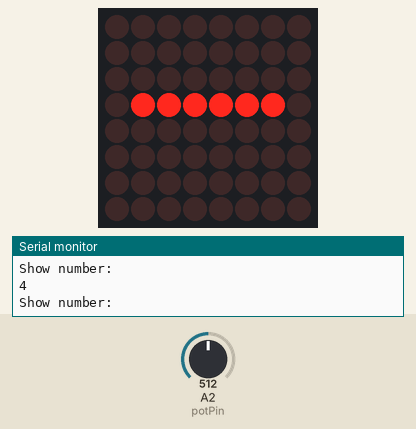
Simulated run of this sketch. Board: Arduino Uno, built with avr-gcc and run on an emulated ATmega328P. Parts: 8×8 LED matrix, the last lines printed to the serial monitor. The inputs (shaded band) are chosen by the test bench; at power-on: A2 (potPin) = 512.

Above: at 1.2 s.
1.3 s: A2 (potPin) set to 716
At 2.0 s:
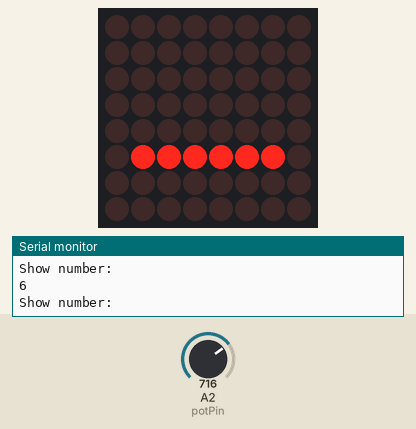
2.8 s: A2 (potPin) set to 900
At 3.7 s:
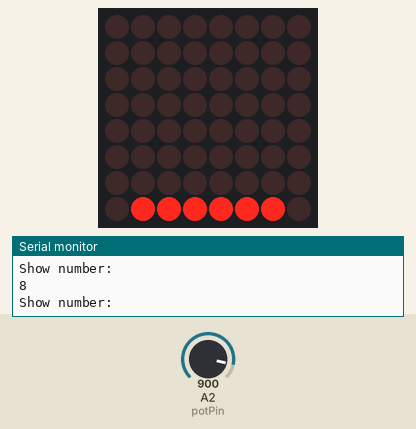
4.3 s: A2 (potPin) set to 1023
At 4.8 s:
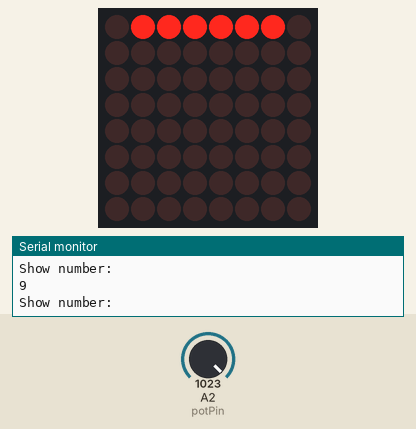
5.8 s: A2 (potPin) set to 306
At 7.0 s:
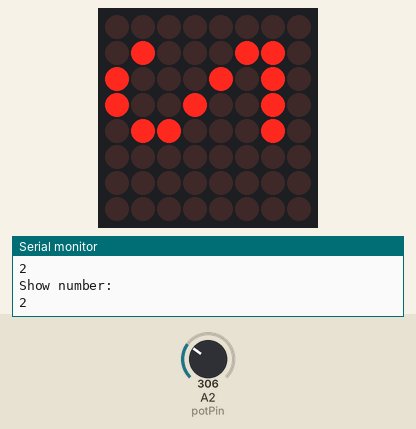
7.3 s: A2 (potPin) set to 122
At 8.1 s:
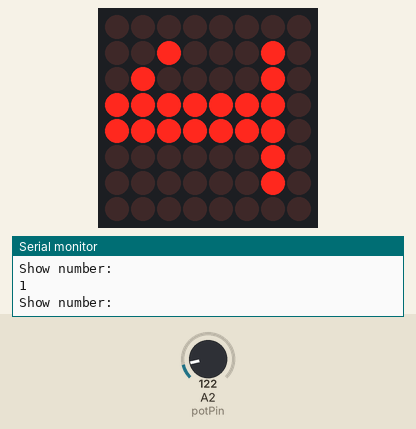
8.8 s: A2 (potPin) set to 0
At 9.2 s:
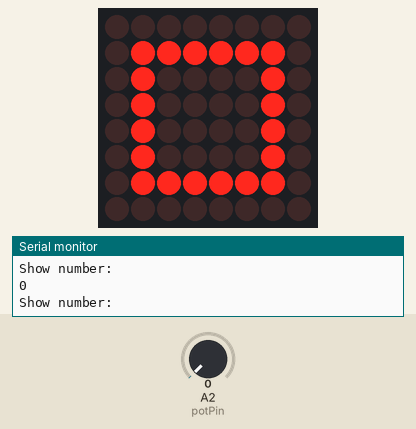
Timing chart, 0 to 11.3 s (numbered marks = the images above; inputs shaded):
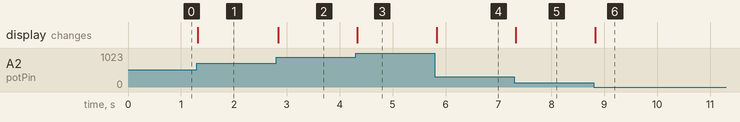

The sketch:

waterManagementSystem.ino
```cpp
void matrixSetup();
void showValueOnDisplay();

void setup() {
  matrixSetup();
  Serial.begin(9600);
}

void loop() {
  showValueOnDisplay();
}
```

matrix.ino
```cpp
#include "LedControl.h"

const int DINPin = 12;
const int CLKPin = 11;
const int CSPin = 10;
const int nOfDisplaysConnected = 1;

LedControl lc=LedControl(DINPin,CLKPin,CSPin,nOfDisplaysConnected);

const int lowestPossibleNumberToShow = 0;
const int highestPossibleNumberToShow = 9;
byte numbersToShow[10][8] = {
  {B00000000, B01111110, B01000010, B01000010, B01000010, B01000010, B01111110, B00000000},   // zero
  {B00000000, B00100010, B01000010, B11111110, B11111110, B00000010, B00000010, B00000000},  // one
  {B00000000, B01000110, B10001010, B10010010, B01100010, B00000000, B00000000, B00000000},  // two
  {B00000000, B00000000, B01111110, B00000000, B00000000, B00000000, B00000000, B00000000},  // three
  {B00000000, B00000000, B00000000, B01111110, B00000000, B00000000, B00000000, B00000000},  // four
  {B00000000, B00000000, B00000000, B00000000, B01111110, B00000000, B00000000, B00000000},  // five
  {B00000000, B00000000, B00000000, B00000000, B00000000, B01111110, B00000000, B00000000},  // six
  {B00000000, B00000000, B00000000, B00000000, B00000000, B00000000, B01111110, B00000000},  // seven
  {B00000000, B00000000, B00000000, B00000000, B00000000, B00000000, B00000000, B01111110},  // eight
  {B01111110, B00000000, B00000000, B00000000, B00000000, B00000000, B00000000, B00000000}   // nine
  };
byte error[] = {B10000001, B01000010, B00100100, B00011000, B00011000, B00100100, B01000010, B10000001};

void matrixSetup() {
  lc.shutdown(0,false);  // Wake up displays
  lc.setIntensity(0,5);  // Set intensity levels
  lc.clearDisplay(0);  // Clear Displays
}

void displayNumberByByteArray(int number) {
  for (int i = 0; i < 8; i++)  { lc.setRow(0,i,numbersToShow[number][i]); }
}

void displayErrorOnMatrix() {
  for (int i = 0; i < 8; i++)  { lc.setRow(0,i,error[i]); }
}

void showNumber(int numberToDisplay) {
  Serial.println("Show number: ");
  Serial.println(numberToDisplay);
  if (numberToDisplay >= lowestPossibleNumberToShow && numberToDisplay <= highestPossibleNumberToShow) {
    displayNumberByByteArray(numberToDisplay);
  } else {
    displayErrorOnMatrix();
  }
}
```

matrixPotentioConnector.ino
```cpp
void showNumber(int numberToDisplay);
int getMappedPotentioMeterValue();

void showValueOnDisplay() {
  int valueToDisplay = getMappedPotentioMeterValue();
//  Serial.println("value to display: ");
//  Serial.println(valueToDisplay);
  showNumber(valueToDisplay);
}
```

potentiometer.ino
```cpp
/*
 * HARDWARE
 * Potentiometer
 *
 * Button (left) to arduino (right):
 * 5V  -> 5V
 * GND -> GND
 * Com -> A2
 *
 * Reads value from the potentiometer and returns (maps) it as a number between 0 and 10.
 *
 */

int potPin = 2;
const int lowestPossibleMappedValue = 0;
const int highestPossibleMappedValue = 9;
const int lowestPossibleValuePotMeterCanReturn = 0;
const int highestPossibleValuePotMeterCanReturn = 1000;

int getMappedPotentioMeterValue() {
  int actualValue = analogRead(potPin);
  int mappedValue = map(actualValue, lowestPossibleValuePotMeterCanReturn, highestPossibleValuePotMeterCanReturn, lowestPossibleMappedValue, highestPossibleMappedValue);
  return mappedValue;
}
```

Measured:
- after the input at 1.3 s, the display: changes at once (image 1)
- after the input at 2.8 s, the display: changes at once (image 2)
- after the input at 4.3 s, the display: changes at once (image 3)
- after the input at 5.8 s, the display: changes at once (image 4)
- after the input at 7.3 s, the display: changes at once (image 5)
- after the input at 8.8 s, the display: changes at once (image 6)
